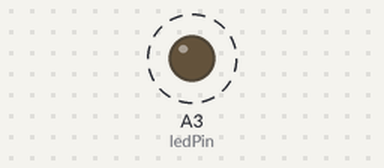
Recording of a sketch running on a simulated Arduino Uno, built with avr-gcc and run on an emulated ATmega328P. On the bench: output pins drawn as LEDs (lit = HIGH). Dashed ring = blinking.

Above: at 0.5 s.
Timing chart, 0 to 4.6 s (numbered marks = the images above):
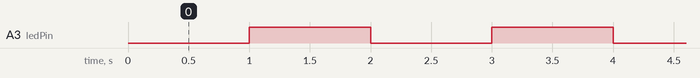

The sketch:

test_antenna_blinking.ino
```cpp
/* Blink without Delay
 http://www.arduino.cc/en/Tutorial/BlinkWithoutDelay
 */

// constants won't change :
const int ledPin =  A3;      // the number of the LED pin on command board

// variables will change :
int ledState = LOW;             // ledState used to set the LED

// use "unsigned long" for variables that hold time :
unsigned long previousMillis = 0;        // will store last time LED was updated

// constants won't change :
const long interval = 1000;           // interval at which to blink (milliseconds)

void setup() {
  // set the digital pin as output:
  pinMode(ledPin, OUTPUT);
}

void loop() {

  unsigned long currentMillis = millis();

  if (currentMillis - previousMillis >= interval) {
    // save the last time you blinked the LED
    previousMillis = currentMillis;

    // if the LED is off turn it on and vice-versa:
    if (ledState == LOW) {
      ledState = HIGH;
    } else {
      ledState = LOW;
    }

    // set the LED with the ledState of the variable:
    digitalWrite(ledPin, ledState);
  }
}
```

Measured:
- by itself, A3 (ledPin): alternates HIGH for 1.0 s and LOW for 1.0 s
